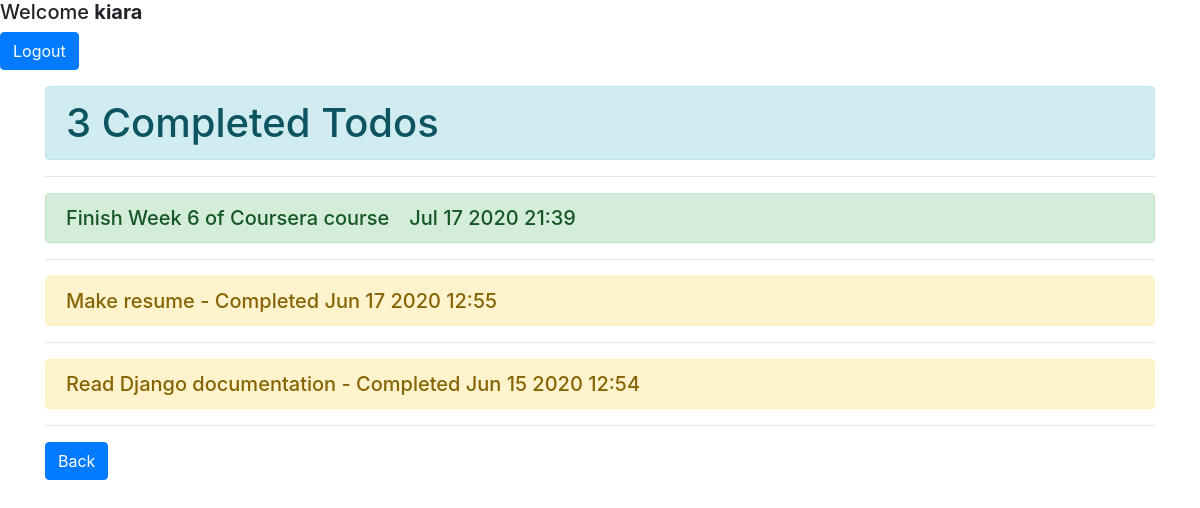
Page /completed/ (signed in) on the committed database.
### todo/models.py (models this page shows, shortened)
class Todo(models.Model):
    title = models.CharField(max_length=50)
    memo = models.TextField(blank=True)
    created_on = models.DateTimeField(auto_now_add=True)
    completed_on = models.DateTimeField(null=True, blank=True)
    important = models.BooleanField(default=False)
    user = models.ForeignKey(User, on_delete=models.CASCADE)

### todo/views.py (the view)
# urls.py: path('completed/',views.completed_todos, name='completed_todos'),
@login_required
def completed_todos(request):
    todos = Todo.objects.filter(user=request.user, completed_on__isnull=False).order_by('-completed_on')
    todo_count = todos.count()
    return render(request, 'todo/completed.html', {'todos': todos, 'todo_count': todo_count})

### todo/templates/todo/completed.html (shortened to what this page needs)
<link rel="stylesheet"
      href="https://stackpath.bootstrapcdn.com/bootstrap/4.5.0/css/bootstrap.min.css"
>
{% extends 'todo/base.html' %}
{% block content %}
<div class="container">
    <h1 class="alert alert-info">{{ todo_count }} Completed Todos</h1>
    <hr>
    {% for todo in todos %}
        {% if todo.important %}
            <h5 class="alert alert-warning">{{ todo.title }} - Completed {{ todo.completed_on|date:'M j Y H:i' }}</h5>
        {% else %}
            <h5 class="alert alert-success">{{ todo.title }}&emsp;{{ todo.completed_on|date:'M j Y H:i' }}</h5>
        {% endif %}
        <hr>
    {% endfor %}
    <a href="{% url 'current_todos' %}" class="btn btn-primary">Back</a>
</div>
{% endblock %}

### todo/templates/todo/base.html (shortened to what this page needs)
<link rel="stylesheet"
      href="https://stackpath.bootstrapcdn.com/bootstrap/4.5.0/css/bootstrap.min.css"
>
{% if user.is_authenticated %}
    <h5>Welcome <b>{{ user.username }}</b></h5>
    <form action="{% url 'logout_user' %}" method="post">
        <button type="submit" class="btn btn-primary">Logout</button>
    </form>
{% else %}
    <a href="{% url 'signup_user' %}" class="btn btn-primary">Sign Up</a>
    <a href="{% url 'login_user' %}" class="btn btn-primary">Login</a>
{% endif %}
{% block content %}{% endblock %}

### rows in the picture
Todo: title "Finish Week 6 of Coursera course", completed_on "Jul 17 2020 21:39"
Todo: title "Make resume", completed_on "Jun 17 2020 12:55"
Todo: title "Read Django documentation", completed_on "Jun 15 2020 12:54"

### other values in the picture
{{ user.username }} "kiara"
{{ todo_count }} "3"
